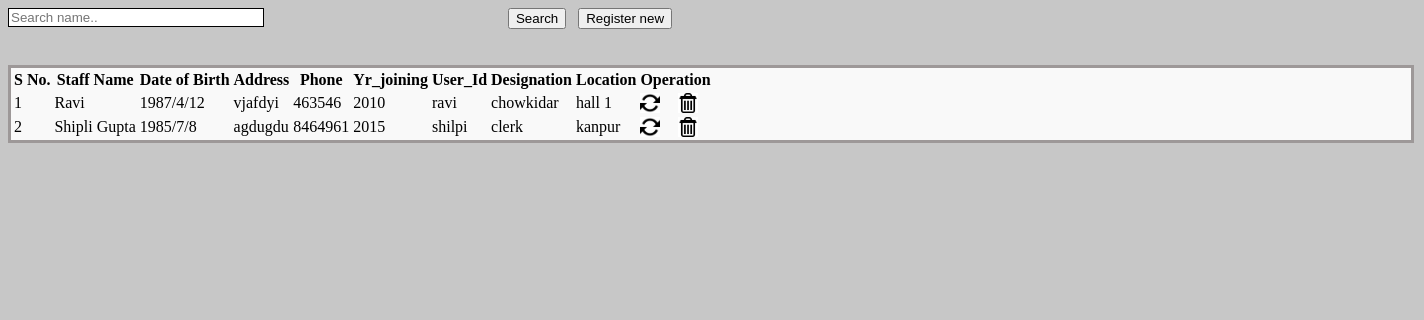
Screenshot of /View_Staff.php with the database file from the repository.
### tables this page shows
CREATE TABLE `staff_table` (
  `name` varchar(20) NOT NULL,
  `user_id` varchar(10) NOT NULL,
  `dob` varchar(10) NOT NULL,
  `address` varchar(100) NOT NULL,
  `ph_no` int(10) NOT NULL,
  `designation` varchar(20) NOT NULL,
  `location` varchar(20) NOT NULL,
  `yr_joining` int(5) NOT NULL
);

### View_Staff.php (the view, shortened to what this page needs)
<!DOCTYPE html PUBLIC "-//W3C//DTD XHTML 1.0 Transitional//EN" "http://www.w3.org/TR/xhtml1/DTD/xhtml1-transitional.dtd">
<html xmlns="http://www.w3.org/1999/xhtml">
<head>
<link rel="stylesheet" type="text/css" href="css/style_view.css" />
</head>
<body>
<div class="btn_pos">
        <form method="post">
            <input type="text" name="searchtxt" class="input_box_pos form-control" placeholder="Search name.." />
            <div class="btn_pos_search">
            <input type="submit" class="btn btn-primary btn-large" name="btnsearch" value="Search"/>&nbsp;&nbsp;
            <a href="?tag=staff_entry"><input type="button" class="btn btn-large btn-primary" value="Register new" name="butAdd"/></a>
            </div>
        </form>
    </div><br><br>
<div class="table_margin">
<table class="table table-bordered">
        <thead>
            <tr>
            <th style="text-align: center;">S No.</th>
            <th style="text-align: center;">Staff Name</th>
            <th style="text-align: center;">Date of Birth</th>
            <th style="text-align: center;">Address</th>
            <th style="text-align: center;">Phone</th>
	    <th style="text-align: center;">Yr_joining</th>
	    <th style="text-align: center;">User_Id</th>
        <th style="text-align: center;">Designation</th>
	    <th style="text-align: center;">Location</th>
            <th style="text-align: center;" colspan="2">Operation</th>
        </tr>
        <?php
	$key="";
	if($key !="")
		$sql_sel=mysqli_query($con,"SElECT * FROM staff_table WHERE name  like '%$key%' ");
	else
		 $sql_sel=mysqli_query($con,"SELECT * FROM staff_table");
    $i=0;
    while($row=mysqli_fetch_array($sql_sel)){
    $i++;
    ?>
      <tr>
            <td><?php echo $i;?></td>
            <td><?php echo $row['name'];?></td>
            <td><?php echo $row['dob'];?></td>
	    <td><?php echo $row['address'];?></td>
            <td><?php echo $row['ph_no'];?></td>
	    <td><?php echo $row['yr_joining'];?></td>
	    <td><?php echo $row['user_id'];?></td>
        <td><?php echo $row['designation'];?></td>
        <td><?php echo $row['location'];?></td>
            <td><a href="?tag=staff_entry&opr=upd&usr_id=<?php echo $row['user_id'];?>&rs_id=<?php echo $row['user_id'];?>" title="Update"><img style="-webkit-box-shadow: 0px 0px 0px 0px rgba(50, 50, 50, 0.75);-moz-box-shadow:    0px 0px 0px 0px rgba(50, 50, 50, 0.75);box-shadow:         0px 0px 0px 0px rgba(50, 50, 50, 0.75);" src="picture/update.png" height="20" alt="Update" /></a></td>
            <td><a href="?tag=view_staff&opr=del&usr_id=<?php echo $row['user_id'];?>&rs_id=<?php echo $row['user_id'];?>" title="Delete"><img style="-webkit-box-shadow: 0px 0px 0px 0px rgba(50, 50, 50, 0.75);-moz-box-shadow:    0px 0px 0px 0px rgba(50, 50, 50, 0.75);box-shadow:         0px 0px 0px 0px rgba(50, 50, 50, 0.75);" src="picture/delete.jpg" height="20" alt="Delete" /></a></td>
        </tr>
    <?php
    }
    ?>
    </table>
</div>
</body>
</html>

### css/style_view.css (style rules this page uses)
body { background-color: #c7c7c7; }
.table_margin { background-color: #f9f9f9; }
.table_margin { width: 1400px; border: 3px solid #9d9898; }
.btn_pos { text-align: center; }
.input_box_pos { width: 250px; border: 1px solid black; float: left; }
.btn_pos { margin-right: 500px; }

### rows the page displays
staff_table: name "Ravi", dob "1987/4/12", address "vjafdyi", ph_no "463546", yr_joining "2010", user_id "ravi", designation "chowkidar", location "hall 1"
staff_table: name "Shipli Gupta", dob "1985/7/8", address "agdugdu", ph_no "8464961", yr_joining "2015", user_id "shilpi", designation "clerk", location "kanpur"
